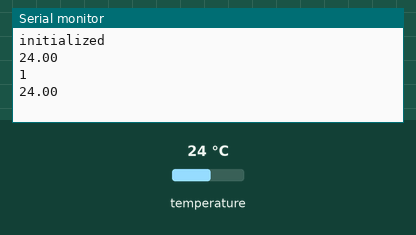
Simulated run of this sketch. Board: Arduino Uno, built with avr-gcc and run on an emulated ATmega328P. On the bench: the last lines printed to the serial monitor. Inputs (shaded band) come from the test bench; at power-on: temperature 24 °C. No radio packets arrive unless stated.

Above: at 3.3 s.
3.4 s: temperature set to 12 °C
At 5.1 s:
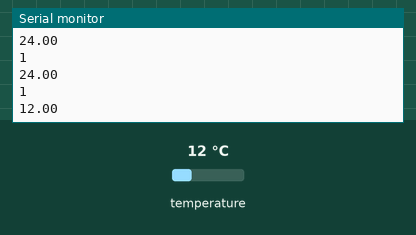
5.9 s: temperature set to 19 °C
At 6.8 s:
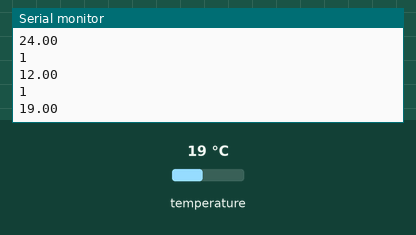
Timing chart, 0 to 8.9 s (numbered marks = the images above; inputs shaded):
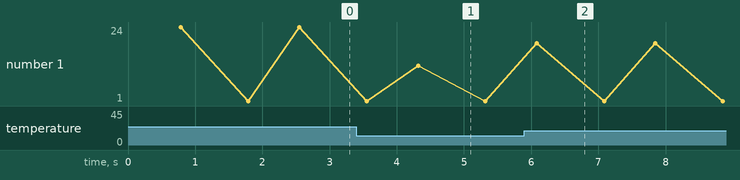

Measured:
- after the input at 3.4 s, the serial monitor: prints a new line after 0.92 s (image 1)
- after the input at 5.9 s, the serial monitor: prints a new line after 0.18 s (image 2)

The sketch:

sketch_dec05a.ino
```cpp
    /*
    * Arduino Wireless Communication Tutorial
    *     Example 1 - Transmitter Code
    *
    * by Dejan Nedelkovski, www.HowToMechatronics.com
    *
    * Library: TMRh20/RF24, https://github.com/tmrh20/RF24/
    */
    #include <SPI.h>
    #include <nRF24L01.h>
    #include <RF24.h>
    #include <printf.h>
    #include <OneWire.h>
    #include <DallasTemperature.h>


 #define ONE_WIRE_BUS 4


// Setup a oneWire instance to communicate with ANY OneWire devices
OneWire oneWire(ONE_WIRE_BUS);

// Set oneWire reference to Dallas Temperature sensor.
DallasTemperature sensors(&oneWire);


    RF24 radio(7, 8); // CE, CSN
    const byte address[6] = "00009";
    void setup() {
      Serial.begin(9600);
      printf_begin(); // <------- to do info o nadajniku
      sensors.begin();
      radio.begin();
      radio.openWritingPipe(address);
      radio.setPALevel(RF24_PA_MIN);
      radio.stopListening();
     radio.printDetails(); // <------- to do info o nadajniku
      Serial.println("initialized");
    }
    void loop() {
      sensors.requestTemperatures();
      double temp = sensors.getTempCByIndex(0);
      Serial.println(temp);

      // print do radia


      const char text[] = "Hello World";
      bool s = radio.write(&temp, sizeof(temp));
      delay(1000);
      Serial.println(s);
      //radio.printDetails();
    }
```
